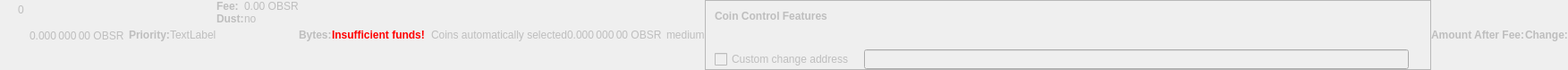
    <widget class="QWidget" name="dummyHideWidget" native="true">
     <property name="enabled">
      <bool>false</bool>
     </property>
     <property name="maximumSize">
      <size>
       <width>100</width>
       <height>22</height>
      </size>
     </property>
     <layout class="QHBoxLayout" name="dummyHideLayout">
      <property name="spacing">
       <number>0</number>
      </property>
      <property name="margin">
       <number>0</number>
      </property>
      <item>
       <layout class="QFormLayout" name="formLayoutCoinControl1">
        <property name="horizontalSpacing">
         <number>10</number>
        </property>
        <property name="verticalSpacing">
         <number>14</number>
        </property>
        <property name="leftMargin">
         <number>10</number>
        </property>
        <property name="topMargin">
         <number>4</number>
        </property>
        <property name="rightMargin">
         <number>6</number>
        </property>
        <item row="0" column="1">
         <widget class="QLabel" name="labelCoinControlBytes">
          <property name="cursor">
           <cursorShape>IBeamCursor</cursorShape>
          </property>
          <property name="contextMenuPolicy">
           <enum>Qt::ActionsContextMenu</enum>
          </property>
          <property name="text">
           <string notr="true">0</string>
          </property>
          <property name="textInteractionFlags">
           <set>Qt::LinksAccessibleByMouse|Qt::TextSelectableByKeyboard|Qt::TextSelectableByMouse</set>
          </property>
         </widget>
        </item>
       </layout>
      </item>
      <item>
       <widget class="QLabel" name="labelCoinControlAfterFee">
        <property name="enabled">
         <bool>false</bool>
        </property>
        <property name="sizePolicy">
         <sizepolicy hsizetype="Fixed" vsizetype="Fixed">
          <horstretch>0</horstretch>
          <verstretch>0</verstretch>
         </sizepolicy>
        </property>
        <property name="minimumSize">
         <size>
          <width>111</width>
          <height>12</height>
         </size>
        </property>
        <property name="maximumSize">
         <size>
          <width>111</width>
          <height>12</height>
         </size>
        </property>
        <property name="cursor">
         <cursorShape>IBeamCursor</cursorShape>
        </property>
        <property name="contextMenuPolicy">
         <enum>Qt::ActionsContextMenu</enum>
        </property>
        <property name="text">
         <string notr="true">0.000 000 00 OBSR</string>
        </property>
        <property name="textInteractionFlags">
         <set>Qt::LinksAccessibleByMouse|Qt::TextSelectableByKeyboard|Qt::TextSelectableByMouse</set>
        </property>
       </widget>
      </item>
      <item>
       <widget class="QLabel" name="labelCoinControlPriorityText">
        <property name="enabled">
         <bool>false</bool>
        </property>
        <property name="font">
         <font>
          <weight>75</weight>
          <bold>true</bold>
         </font>
        </property>
        <property name="text">
         <string>Priority:</string>
        </property>
       </widget>
      </item>
      <item>
       <layout class="QHBoxLayout" name="horizontalLayout">
        <item>
         <widget class="QLabel" name="WarningLabel">
          <property name="text">
           <string>TextLabel</string>
          </property>
         </widget>
        </item>
       </layout>
      </item>
      <item>
       <layout class="QFormLayout" name="formLayoutCoinControl3">
        <property name="horizontalSpacing">
         <number>0</number>
        </property>
        <property name="verticalSpacing">
         <number>0</number>
        </property>
        <property name="leftMargin">
         <number>0</number>
        </property>
        <property name="topMargin">
         <number>0</number>
        </property>
        <property name="rightMargin">
         <number>0</number>
        </property>
        <item row="0" column="0">
         <widget class="QLabel" name="labelCoinControlFeeText">
          <property name="enabled">
           <bool>false</bool>
          </property>
          <property name="font">
           <font>
            <weight>75</weight>
            <bold>true</bold>
           </font>
          </property>
          <property name="text">
           <string>Fee:</string>
          </property>
          <property name="margin">
           <number>0</number>
          </property>
         </widget>
        </item>
        <item row="0" column="1">
         <widget class="QLabel" name="labelCoinControlFee">
          <property name="enabled">
           <bool>false</bool>
          </property>
          <property name="cursor">
           <cursorShape>IBeamCursor</cursorShape>
          </property>
          <property name="contextMenuPolicy">
           <enum>Qt::ActionsContextMenu</enum>
          </property>
          <property name="text">
           <string notr="true">0.00 OBSR</string>
          </property>
          <property name="textInteractionFlags">
           <set>Qt::LinksAccessibleByMouse|Qt::TextSelectableByKeyboard|Qt::TextSelectableByMouse</set>
          </property>
         </widget>
        </item>
        <item row="1" column="0">
         <widget class="QLabel" name="labelCoinControlLowOutputText">
          <property name="enabled">
           <bool>false</bool>
          </property>
          <property name="font">
           <font>
            <weight>75</weight>
            <bold>true</bold>
           </font>
          </property>
          <property name="text">
           <string>Dust:</string>
          </property>
         </widget>
        </item>
        <item row="1" column="1">
         <widget class="QLabel" name="labelCoinControlLowOutput">
          <property name="enabled">
           <bool>false</bool>
          </property>
          <property name="cursor">
           <cursorShape>IBeamCursor</cursorShape>
          </property>
          <property name="contextMenuPolicy">
           <enum>Qt::ActionsContextMenu</enum>
          </property>
          <property name="text">
           <string>no</string>
          </property>
          <property name="textInteractionFlags">
           <set>Qt::LinksAccessibleByMouse|Qt::TextSelectableByKeyboard|Qt::TextSelectableByMouse</set>
          </property>
         </widget>
        </item>
       </layout>
      </item>
      <item>
       <widget class="QLabel" name="labelCoinControlBytesText">
        <property name="enabled">
         <bool>false</bool>
        </property>
        <property name="font">
         <font>
          <weight>75</weight>
          <bold>true</bold>
         </font>
        </property>
        <property name="text">
         <string>Bytes:</string>
        </property>
       </widget>
      </item>
      <item>
       <layout class="QFormLayout" name="formLayoutCoinControl2">
        <property name="horizontalSpacing">
         <number>0</number>
        </property>
        <property name="verticalSpacing">
         <number>0</number>
        </property>
        <property name="leftMargin">
         <number>0</number>
        </property>
        <property name="topMargin">
         <number>0</number>
        </property>
        <property name="rightMargin">
         <number>0</number>
        </property>
       </layout>
      </item>
      <item>
       <layout class="QHBoxLayout" name="horizontalLayoutCoinControl2">
        <property name="spacing">
         <number>0</number>
        </property>
        <property name="bottomMargin">
         <number>0</number>
        </property>
       </layout>
      </item>
      <item>
       <widget class="QLabel" name="labelCoinControlInsuffFunds">
        <property name="enabled">
         <bool>false</bool>
        </property>
        <property name="minimumSize">
         <size>
          <width>0</width>
          <height>0</height>
         </size>
        </property>
        <property name="font">
         <font>
          <weight>75</weight>
          <bold>true</bold>
         </font>
        </property>
        <property name="styleSheet">
         <string notr="true">color:red;font-weight:bold;</string>
        </property>
        <property name="text">
         <string>Insufficient funds!</string>
        </property>
        <property name="margin">
         <number>5</number>
        </property>
       </widget>
      </item>
      <item>
       <layout class="QFormLayout" name="formLayoutCoinControl4">
        <property name="horizontalSpacing">
         <number>0</number>
        </property>
        <property name="verticalSpacing">
         <number>0</number>
        </property>
        <property name="leftMargin">
         <number>0</number>
        </property>
        <property name="topMargin">
         <number>0</number>
        </property>
        <property name="rightMargin">
         <number>0</number>
        </property>
       </layout>
      </item>
      <item>
       <widget class="QLabel" name="labelCoinControlChangeLabel">
        <property name="enabled">
         <bool>false</bool>
        </property>
        <property name="sizePolicy">
         <sizepolicy hsizetype="Preferred" vsizetype="Expanding">
          <horstretch>0</horstretch>
          <verstretch>0</verstretch>
         </sizepolicy>
        </property>
        <property name="minimumSize">
         <size>
          <width>0</width>
          <height>0</height>
         </size>
        </property>
        <property name="text">
         <string/>
        </property>
        <property name="margin">
         <number>3</number>
        </property>
       </widget>
      </item>
      <item>
       <widget class="QLabel" name="labelCoinControlAutomaticallySelected">
        <property name="enabled">
         <bool>false</bool>
        </property>
        <property name="sizePolicy">
         <sizepolicy hsizetype="Fixed" vsizetype="Fixed">
          <horstretch>0</horstretch>
          <verstretch>0</verstretch>
         </sizepolicy>
        </property>
        <property name="minimumSize">
         <size>
          <width>0</width>
          <height>0</height>
         </size>
        </property>
        <property name="maximumSize">
         <size>
          <width>240</width>
          <height>16777215</height>
         </size>
        </property>
        <property name="text">
         <string>Coins automatically selected</string>
        </property>
        <property name="margin">
         <number>5</number>
        </property>
       </widget>
      </item>
      <item>
       <widget class="QLabel" name="labelCoinControlChange">
        <property name="enabled">
         <bool>false</bool>
        </property>
        <property name="sizePolicy">
         <sizepolicy hsizetype="Fixed" vsizetype="Fixed">
          <horstretch>0</horstretch>
          <verstretch>0</verstretch>
         </sizepolicy>
        </property>
        <property name="minimumSize">
         <size>
          <width>111</width>
          <height>0</height>
         </size>
        </property>
        <property name="maximumSize">
         <size>
          <width>111</width>
          <height>16777215</height>
         </size>
        </property>
        <property name="cursor">
         <cursorShape>IBeamCursor</cursorShape>
        </property>
        <property name="contextMenuPolicy">
         <enum>Qt::ActionsContextMenu</enum>
        </property>
        <property name="text">
         <string notr="true">0.000 000 00 OBSR</string>
        </property>
        <property name="textInteractionFlags">
         <set>Qt::LinksAccessibleByMouse|Qt::TextSelectableByKeyboard|Qt::TextSelectableByMouse</set>
        </property>
       </widget>
      </item>
      <item>
       <widget class="QLabel" name="labelCoinControlPriority">
        <property name="enabled">
         <bool>false</bool>
        </property>
        <property name="cursor">
         <cursorShape>IBeamCursor</cursorShape>
        </property>
        <property name="contextMenuPolicy">
         <enum>Qt::ActionsContextMenu</enum>
        </property>
        <property name="text">
         <string>medium</string>
        </property>
        <property name="textInteractionFlags">
         <set>Qt::LinksAccessibleByMouse|Qt::TextSelectableByKeyboard|Qt::TextSelectableByMouse</set>
        </property>
       </widget>
      </item>
      <item>
       <widget class="QFrame" name="frameCoinControl">
        <property name="sizePolicy">
         <sizepolicy hsizetype="Expanding" vsizetype="Expanding">
          <horstretch>0</horstretch>
          <verstretch>0</verstretch>
         </sizepolicy>
        </property>
        <property name="maximumSize">
         <size>
          <width>16777215</width>
          <height>16777215</height>
         </size>
        </property>
        <property name="frameShape">
         <enum>QFrame::StyledPanel</enum>
        </property>
        <property name="frameShadow">
         <enum>QFrame::Sunken</enum>
        </property>
        <layout class="QVBoxLayout" name="verticalLayoutCoinControl2_2">
         <property name="spacing">
          <number>0</number>
         </property>
         <property name="margin">
          <number>0</number>
         </property>
         <item>
          <layout class="QVBoxLayout" name="verticalLayoutCoinControl" stretch="0,0,0,1">
           <property name="spacing">
            <number>0</number>
           </property>
           <property name="leftMargin">
            <number>10</number>
           </property>
           <property name="topMargin">
            <number>10</number>
           </property>
           <item>
            <layout class="QHBoxLayout" name="horizontalLayoutCoinControl1">
             <property name="bottomMargin">
              <number>15</number>
             </property>
             <item>
              <widget class="QLabel" name="labelCoinControlFeatures">
               <property name="enabled">
                <bool>false</bool>
               </property>
               <property name="sizePolicy">
                <sizepolicy hsizetype="Preferred" vsizetype="Maximum">
                 <horstretch>0</horstretch>
                 <verstretch>0</verstretch>
                </sizepolicy>
               </property>
               <property name="font">
                <font>
                 <weight>75</weight>
                 <bold>true</bold>
                </font>
               </property>
               <property name="styleSheet">
                <string notr="true">font-weight:bold;</string>
               </property>
               <property name="text">
                <string>Coin Control Features</string>
               </property>
              </widget>
             </item>
            </layout>
           </item>
           <item>
            <widget class="QWidget" name="widgetCoinControl" native="true">
             <property name="sizePolicy">
              <sizepolicy hsizetype="Preferred" vsizetype="Preferred">
               <horstretch>0</horstretch>
               <verstretch>0</verstretch>
              </sizepolicy>
             </property>
             <property name="minimumSize">
              <size>
               <width>0</width>
               <height>0</height>
              </size>
             </property>
             <property name="styleSheet">
              <string notr="true"/>
             </property>
             <layout class="QHBoxLayout" name="horizontalLayoutCoinControl5_2">
              <property name="margin">
               <number>0</number>
              </property>
              <item>
               <layout class="QHBoxLayout" name="horizontalLayoutCoinControl3">
                <property name="spacing">
                 <number>20</number>
                </property>
                <property name="topMargin">
                 <number>0</number>
                </property>
                <property name="bottomMargin">
                 <number>10</number>
                </property>
               </layout>
              </item>
             </layout>
            </widget>
           </item>
           <item>
            <layout class="QHBoxLayout" name="horizontalLayoutCoinControl4" stretch="0,0,0">
             <property name="spacing">
              <number>12</number>
             </property>
             <property name="sizeConstraint">
              <enum>QLayout::SetDefaultConstraint</enum>
             </property>
             <property name="topMargin">
              <number>5</number>
             </property>
             <property name="rightMargin">
              <number>5</number>
             </property>
             <item>
              <widget class="QCheckBox" name="checkBoxCoinControlChange">
               <property name="enabled">
                <bool>false</bool>
               </property>
               <property name="toolTip">
                <string>If this is activated, but the change address is empty or invalid, change will be sent to a newly generated address.</string>
               </property>
               <property name="text">
                <string>Custom change address</string>
               </property>
              </widget>
             </item>
             <item>
              <widget class="QValidatedLineEdit" name="lineEditCoinControlChange">
               <property name="enabled">
                <bool>false</bool>
               </property>
               <property name="sizePolicy">
                <sizepolicy hsizetype="Expanding" vsizetype="Fixed">
                 <horstretch>0</horstretch>
                 <verstretch>0</verstretch>
                </sizepolicy>
               </property>
              </widget>
             </item>
             <item>
              <widget class="QLabel" name="labelCoinControlChangeLabel_2">
               <property name="sizePolicy">
                <sizepolicy hsizetype="Preferred" vsizetype="Expanding">
                 <horstretch>0</horstretch>
                 <verstretch>0</verstretch>
                </sizepolicy>
               </property>
               <property name="minimumSize">
                <size>
                 <width>0</width>
                 <height>0</height>
                </size>
               </property>
               <property name="text">
                <string/>
               </property>
               <property name="margin">
                <number>3</number>
               </property>
              </widget>
             </item>
            </layout>
           </item>
           <item>
            <spacer name="verticalSpacerCoinControl">
             <property name="orientation">
              <enum>Qt::Vertical</enum>
             </property>
             <property name="sizeHint" stdset="0">
              <size>
               <width>800</width>
               <height>1</height>
              </size>
             </property>
            </spacer>
           </item>
          </layout>
         </item>
        </layout>
       </widget>
      </item>
      <item>
       <widget class="QLabel" name="labelCoinControlAfterFeeText">
        <property name="enabled">
         <bool>false</bool>
        </property>
        <property name="minimumSize">
         <size>
          <width>0</width>
          <height>0</height>
         </size>
        </property>
        <property name="maximumSize">
         <size>
          <width>16777215</width>
          <height>16777215</height>
         </size>
        </property>
        <property name="font">
         <font>
          <weight>75</weight>
          <bold>true</bold>
         </font>
        </property>
        <property name="text">
         <string>Amount After Fee:</string>
        </property>
        <property name="alignment">
         <set>Qt::AlignLeading|Qt::AlignLeft|Qt::AlignVCenter</set>
        </property>
        <property name="margin">
         <number>0</number>
        </property>
       </widget>
      </item>
      <item>
       <widget class="QLabel" name="labelCoinControlChangeText">
        <property name="enabled">
         <bool>false</bool>
        </property>
        <property name="sizePolicy">
         <sizepolicy hsizetype="Preferred" vsizetype="Preferred">
          <horstretch>0</horstretch>
          <verstretch>0</verstretch>
         </sizepolicy>
        </property>
        <property name="minimumSize">
         <size>
          <width>0</width>
          <height>0</height>
         </size>
        </property>
        <property name="maximumSize">
         <size>
          <width>16777215</width>
          <height>16777215</height>
         </size>
        </property>
        <property name="font">
         <font>
          <weight>75</weight>
          <bold>true</bold>
         </font>
        </property>
        <property name="text">
         <string>Change:</string>
        </property>
        <property name="alignment">
         <set>Qt::AlignLeading|Qt::AlignLeft|Qt::AlignVCenter</set>
        </property>
       </widget>
      </item>
     </layout>
    </widget>
